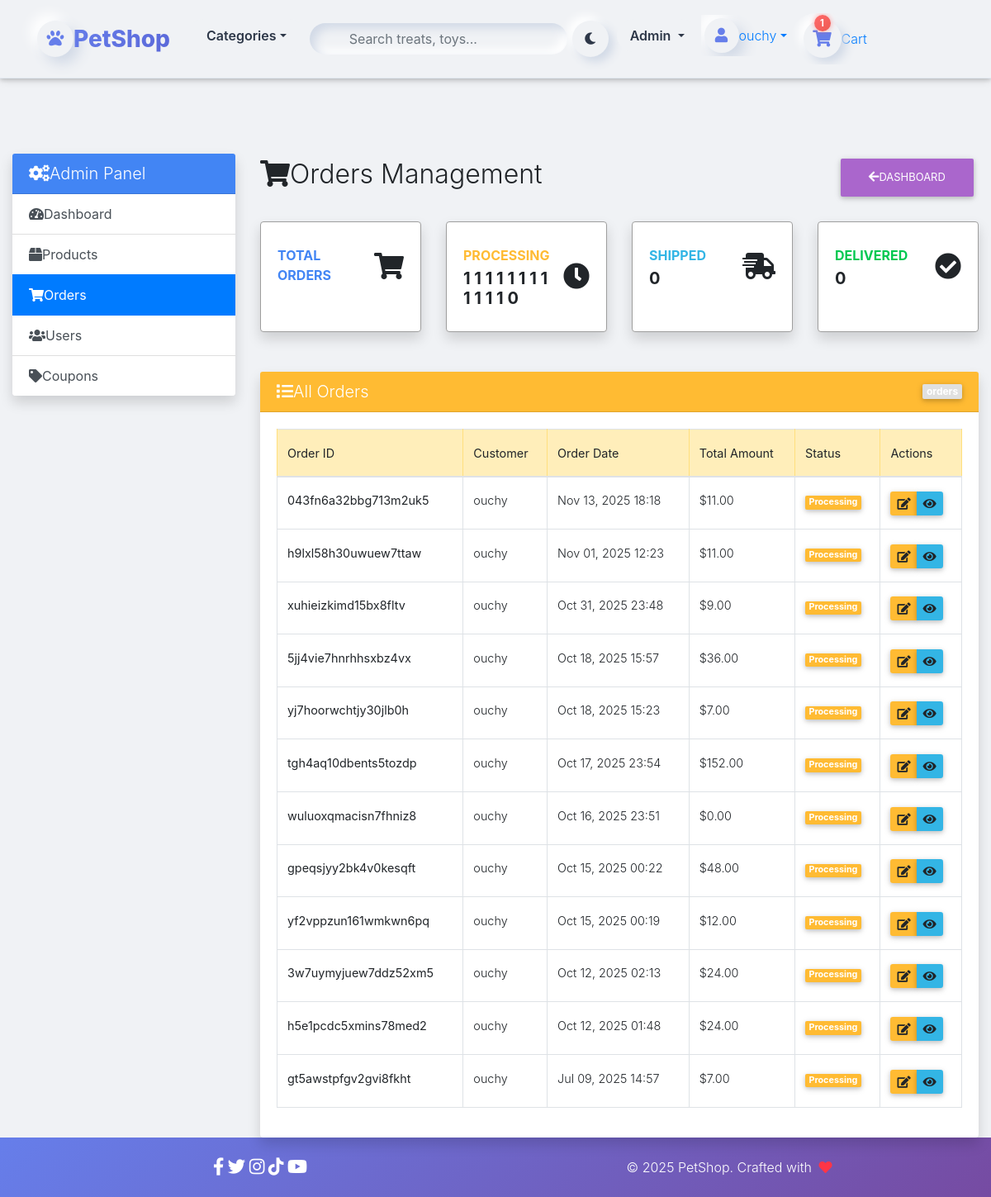
The page /dashboard/orders/ (signed in) on the database as committed earlier.
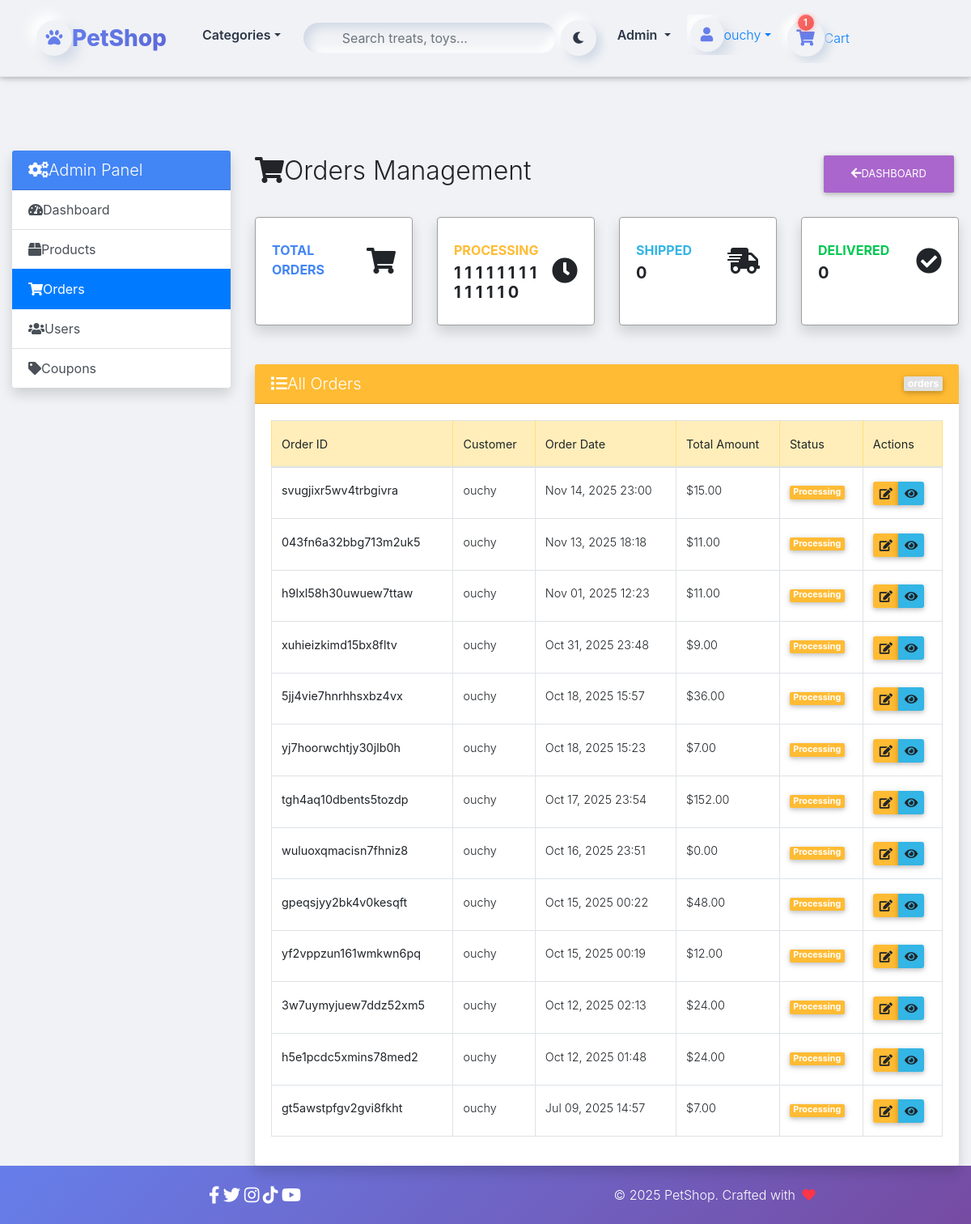
The same page on the database as committed later.
### core/models.py (models this page shows, shortened)
class Order(models.Model):
    user = models.ForeignKey(settings.AUTH_USER_MODEL,
                             on_delete=models.CASCADE)
    ref_code = models.CharField(max_length=20, blank=True, null=True)
    items = models.ManyToManyField(OrderItem)
    start_date = models.DateTimeField(auto_now_add=True)
    ordered_date = models.DateTimeField()
    ordered = models.BooleanField(default=False)
    shipping_address = models.ForeignKey(
        'Address', related_name='shipping_address', on_delete=models.SET_NULL, blank=True, null=True)
    billing_address = models.ForeignKey(
        'Address', related_name='billing_address', on_delete=models.SET_NULL, blank=True, null=True)
    payment = models.ForeignKey(
        'Payment', on_delete=models.SET_NULL, blank=True, null=True)
    coupon = models.ForeignKey(
        'Coupon', on_delete=models.SET_NULL, blank=True, null=True)
    being_delivered = models.BooleanField(default=False)
    received = models.BooleanField(default=False)
    refund_requested = models.BooleanField(default=False)
    refund_granted = models.BooleanField(default=False)
    '''
    1. Item added to cart
    2. Adding a billing address
    (Failed checkout)
    3. Payment
    (Preprocessing, processing, packaging etc.)
    4. Being delivered
    5. Received
    6. Refunds
    '''
    def get_total(self):
        total = 0
        for order_item in self.items.all():
            total += order_item.get_final_price()
        if self.coupon:
            total -= self.coupon.amount
        return total

class OrderItem(models.Model):
    user = models.ForeignKey(settings.AUTH_USER_MODEL,
                             on_delete=models.CASCADE)
    ordered = models.BooleanField(default=False)
    item = models.ForeignKey(Item, on_delete=models.CASCADE)
    quantity = models.IntegerField(default=1)
    def get_total_discount_item_price(self):
        return self.quantity * self.item.discount_price
    def get_final_price(self):
        if self.item.discount_price:
            return self.get_total_discount_item_price()
        return self.get_total_item_price()

class Item(models.Model):
    title = models.CharField(max_length=100)
    price = models.FloatField()
    discount_price = models.FloatField(blank=True, null=True)
    category = models.CharField(choices=CATEGORY_CHOICES, max_length=2)
    label = models.CharField(choices=LABEL_CHOICES, max_length=1)
    slug = models.SlugField()
    description = models.TextField()
    image = models.ImageField()

class Coupon(models.Model):
    code = models.CharField(max_length=15)
    amount = models.FloatField()

### core/views.py (the view)
# urls.py: path('dashboard/orders/', AdminOrderListView.as_view(), name='admin-order-list'),
@method_decorator(staff_member_required, name='dispatch')
class AdminOrderListView(ListView):
    model = Order
    template_name = 'admin_order_list.html'
    context_object_name = 'orders'
    paginate_by = 20
    def get_queryset(self):
        return Order.objects.filter(ordered=True).order_by('-ordered_date')

### core/templatetags/cart_template_tags.py (called while the page is built)
@register.filter
def cart_item_count(user):
    if user.is_authenticated:
        qs = Order.objects.filter(user=user, ordered=False)
        if qs.exists():
            return qs[0].items.count()
    return 0

### templates/admin_order_list.html (shortened to what the changed rows need)
{% extends "base.html" %}
{% block content %}
<div class="container-fluid mt-4">
    <div class="row">
        <div class="col-md-9">
            <div class="d-flex justify-content-between align-items-center mb-4">
                <h2><i class="fas fa-shopping-cart me-2"></i>Orders Management</h2>
            </div>
            <div class="row mb-4">
                <div class="col-xl-3 col-md-6 mb-4">
                    <div class="card border-left-warning shadow h-100 py-2">
                        <div class="card-body">
                            <div class="row no-gutters align-items-center">
                                <div class="col mr-2">
                                    <div class="text-xs font-weight-bold text-warning text-uppercase mb-1">Processing</div>
                                    <div class="h5 mb-0 font-weight-bold text-gray-800">
                                        {% with processing_count=0 %}
                                            {% for order in orders %}
                                                {% if not order.being_delivered and not order.received %}
                                                    {{ processing_count|add:1 }}
                                                {% endif %}
                                            {% endfor %}
                                            {{ processing_count }}
                                        {% endwith %}
                                    </div>
                                </div>
                            </div>
                        </div>
                    </div>
                </div>
            </div>
            <div class="card shadow">
                <div class="card-body">
                    {% if orders %}
                    <div class="table-responsive">
                        <table class="table table-bordered table-hover">
                            <thead class="table-warning">
                                <tr>
                                    <th>Order ID</th>
                                    <th>Customer</th>
                                    <th>Order Date</th>
                                    <th>Total Amount</th>
                                    <th>Status</th>
                                    <th>Actions</th>
                                </tr>
                            </thead>
                            <tbody>
                                {% for order in orders %}
                                <tr>
                                    <td>
                                        <strong>{{ order.ref_code }}</strong>
                                    </td>
                                    <td>{{ order.user.username }}</td>
                                    <td>{{ order.ordered_date|date:"M d, Y H:i" }}</td>
                                    <td>${{ order.get_total|floatformat:2 }}</td>
                                    <td>
                                        {% if order.received %}
                                        <span class="badge bg-success">Delivered</span>
                                        {% elif order.being_delivered %}
                                        <span class="badge bg-info">Shipped</span>
                                        {% else %}
                                        <span class="badge bg-warning">Processing</span>
                                        {% endif %}
                                    </td>
                                    <td>
                                        <div class="btn-group btn-group-sm">
                                            <a href="{% url 'core:admin-order-update' order.id %}" class="btn btn-warning" title="Edit">
                                                <i class="fas fa-edit"></i>
                                            </a>
                                            <a href="#" class="btn btn-info" title="View Details">
                                                <i class="fas fa-eye"></i>
                                            </a>
                                        </div>
                                    </td>
                                </tr>
                                {% endfor %}
                            </tbody>
                        </table>
                    </div>
                    {% else %}
                    <div class="text-center py-5">
                        <i class="fas fa-shopping-cart fa-3x text-muted mb-3"></i>
                        <h5 class="text-muted">No Orders Found</h5>
                        <p class="text-muted">There are no orders in the system yet.</p>
                    </div>
                    {% endif %}
                </div>
            </div>
        </div>
    </div>
</div>
{% endblock %}

Rows that differ between the two databases and show on the page:
now on this page (row edited): Order: processing_count "1", ref_code "svugjixr5wv4trbgivra", user.username "ouchy", ordered_date "Nov 14, 2025 23:00", get_total "15.00", received "Processing"
